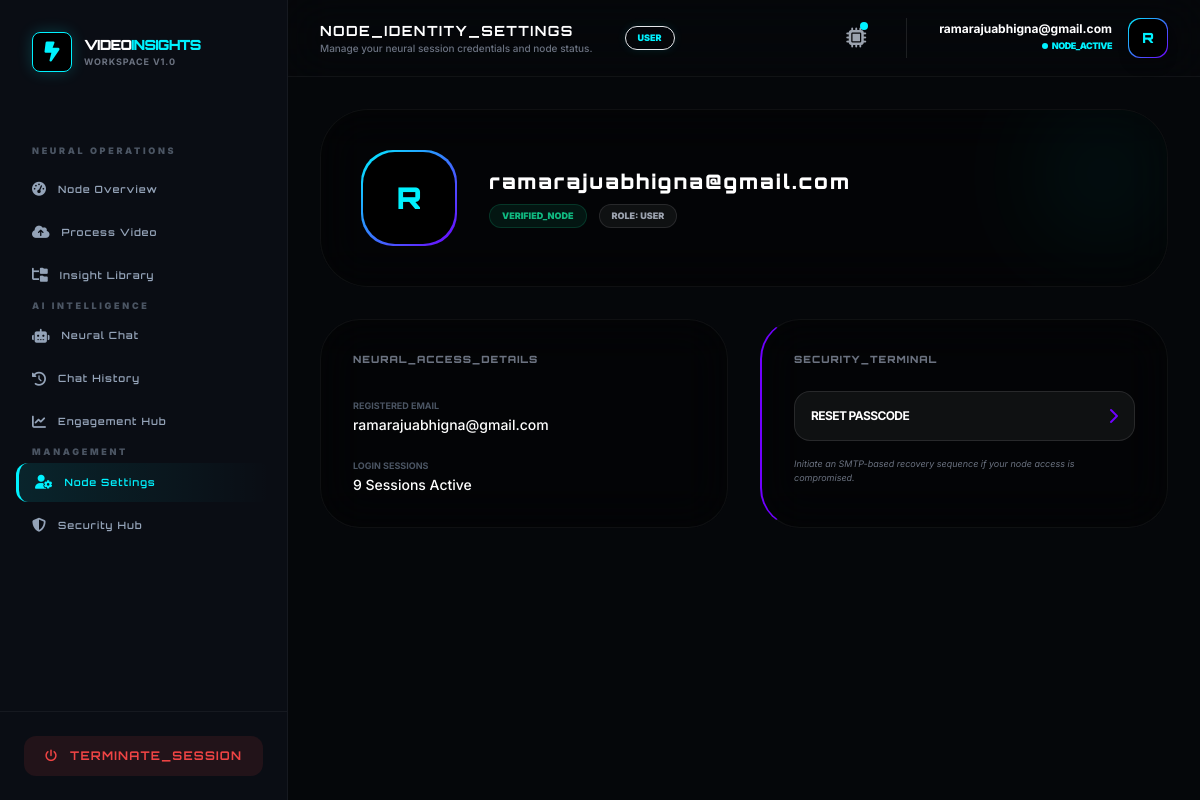
The page /accounts/profile/ (signed in) on the database its author committed.
### accounts/models.py (models this page shows, shortened)
class User(AbstractUser):
    username = None
    email = models.EmailField(unique=True)
    ROLE_CHOICES = (
        ('admin', 'Admin'),
        ('user', 'User'),
    )
    role = models.CharField(max_length=10, choices=ROLE_CHOICES, default='user')
    is_verified = models.BooleanField(default=False)
    login_count = models.PositiveIntegerField(default=0)
    USERNAME_FIELD = 'email'
    REQUIRED_FIELDS = []
    objects = CustomUserManager()

### accounts/views.py (the view)
# urls.py: path('profile/', profile_view, name='profile'),
@login_required
def profile_view(request):
    return render(request, 'accounts/profile.html')

### templates/accounts/profile.html (shortened to what this page needs)
{% extends "base2.html" %}
{% load i18n %}
{% block page_title %}NODE_IDENTITY_SETTINGS{% endblock %}
{% block page_subtitle %}Manage your neural session credentials and node status.{% endblock %}
{% block content %}
<div class="max-w-4xl mx-auto space-y-8 animate-fade-in">
    <div class="bg-black/40 border border-white/5 p-10 rounded-[3rem] backdrop-blur-xl relative overflow-hidden">
        <div class="absolute top-0 right-0 w-32 h-32 bg-[var(--accent-cyan)] opacity-5 blur-[50px]"></div>
        <div class="flex flex-col md:flex-row items-center gap-8 relative z-10">
            <div class="w-24 h-24 rounded-[2rem] bg-gradient-to-br from-[var(--accent-cyan)] to-[var(--accent-purple)] p-[2px]">
                <div class="w-full h-full bg-black rounded-[2rem] flex items-center justify-center text-3xl font-black text-[var(--accent-cyan)] orbitron">
                    {{ user.email|first|upper }}
                </div>
            </div>
            <div class="text-center md:text-left space-y-2">
                <h3 class="orbitron text-xl font-black text-white tracking-widest">{{ user.email }}</h3>
                <div class="flex flex-wrap justify-center md:justify-start gap-3">
                    <span class="bg-emerald-500/10 text-emerald-500 text-[9px] font-black px-3 py-1 rounded-full border border-emerald-500/20 uppercase">
                        {% if user.is_verified %}VERIFIED_NODE{% else %}UNVERIFIED{% endif %}
                    </span>
                    <span class="bg-white/5 text-gray-400 text-[9px] font-black px-3 py-1 rounded-full border border-white/10 uppercase">
                        ROLE: {{ user.role|upper }}
                    </span>
                </div>
            </div>
        </div>
    </div>
    <div class="grid md:grid-cols-2 gap-8">
        <div class="bg-black/40 border border-white/5 p-8 rounded-[2.5rem] backdrop-blur-xl">
            <h4 class="orbitron text-[10px] font-black text-gray-500 uppercase tracking-widest mb-6">Neural_Access_Details</h4>
            <div class="space-y-4">
                <div>
                    <label class="text-[9px] font-bold text-gray-600 uppercase">Registered Email</label>
                    <p class="text-sm text-white font-medium">{{ user.email }}</p>
                </div>
                <div>
                    <label class="text-[9px] font-bold text-gray-600 uppercase">Login Sessions</label>
                    <p class="text-sm text-white font-medium">{{ user.login_count }} Sessions Active</p>
                </div>
            </div>
        </div>
        <div class="bg-black/40 border border-white/5 p-8 rounded-[2.5rem] backdrop-blur-xl border-l-2 border-l-[var(--accent-purple)]">
            <h4 class="orbitron text-[10px] font-black text-gray-500 uppercase tracking-widest mb-6">Security_Terminal</h4>
            <div class="space-y-4">
                <a href="{% url 'password_reset' %}" class="flex items-center justify-between p-4 rounded-2xl bg-white/5 border border-white/10 hover:border-[var(--accent-purple)] transition-all group">
                    <span class="text-xs font-bold text-white uppercase tracking-tighter">Reset Passcode</span>
                    <i class="fa fa-chevron-right text-[var(--accent-purple)] group-hover:translate-x-1 transition-transform"></i>
                </a>
                <p class="text-[9px] text-gray-500 italic">Initiate an SMTP-based recovery sequence if your node access is compromised.</p>
            </div>
        </div>
    </div>
</div>
{% endblock %}

### templates/base2.html (shortened to what this page needs)
<!DOCTYPE html>
<html lang="en">
<head>
    <script src="https://cdn.tailwindcss.com"></script>
    <link rel="stylesheet" href="https://cdnjs.cloudflare.com/ajax/libs/font-awesome/6.4.2/css/all.min.css">
</head>
<body class="min-h-screen flex">
<aside class="w-72 bg-[var(--sidebar-bg)] border-r border-white/5 hidden lg:flex flex-col sticky top-0 h-screen z-50">
    <div class="p-8">
        <a href="/" class="flex items-center gap-3">
            <div class="w-10 h-10 rounded-lg flex items-center justify-center bg-black border border-[var(--accent-cyan)] shadow-[0_0_15px_rgba(0,242,255,0.2)]">
                <i class="fa-solid fa-bolt-lightning text-xl text-[var(--accent-cyan)]"></i>
            </div>
            <div>
                <h2 class="orbitron text-sm font-black text-white tracking-tighter">VIDEO<span class="text-[var(--accent-cyan)]">INSIGHTS</span></h2>
                <p class="text-[9px] text-gray-500 uppercase tracking-widest font-bold">Workspace v1.0</p>
            </div>
        </a>
    </div>
    <nav class="flex-1 px-4 py-4 space-y-1 overflow-y-auto">
        {% if user.role == 'admin' %}
            {% include "partials/sidebar_admin.html" %}
        {% else %}
            {% include "partials/sidebar_user.html" %}
        {% endif %}
    </nav>
    <div class="p-6 border-t border-white/5">
        <a href="{% url 'logout' %}"
           class="flex items-center justify-center gap-3 px-4 py-3 rounded-xl bg-red-500/10 text-red-500 font-bold hover:bg-red-500 hover:text-white transition duration-300 orbitron text-xs tracking-widest">
            <i class="fa-solid fa-power-off"></i> TERMINATE_SESSION
        </a>
    </div>
</aside>
<div class="flex-1 flex flex-col min-w-0">
    <header class="bg-[var(--sidebar-bg)]/80 backdrop-blur-xl border-b border-white/5 sticky top-0 z-40 px-8 py-4 flex justify-between items-center">
        <div class="flex items-center gap-4">
             <div class="hidden sm:block">
                <h1 class="orbitron text-sm font-bold text-white tracking-widest uppercase">
                    {% block page_title %}Operational_Dashboard{% endblock page_title %}
                </h1>
                <p class="text-[10px] text-gray-500 font-medium">
                    {% block page_subtitle %}Synchronizing with Neural Pipeline...{% endblock page_subtitle %}
                </p>
             </div>
             <span class="bg-[var(--accent-cyan)]/10 text-[var(--accent-cyan)] text-[9px] uppercase font-black px-3 py-1 rounded-full ml-4 border border-[var(--accent-cyan)]/20 shadow-[0_0_10px_rgba(0,242,255,0.1)]">
                {{ user.role|default:"User" }}
             </span>
        </div>
        <div class="flex items-center gap-8">
            <div class="relative group">
                <button class="relative p-2 text-gray-400 hover:text-[var(--accent-cyan)] transition-colors">
                    <i class="fa-solid fa-microchip text-xl"></i>
                    <span class="absolute top-1.5 right-1.5 w-2 h-2 bg-[var(--accent-cyan)] rounded-full animate-pulse"></span>
                </button>
            </div>
            <div class="flex items-center gap-4 border-l border-white/10 pl-8">
                <div class="text-right hidden sm:block">
                    <p class="text-xs font-bold text-white leading-none mb-1">{{ user.email }}</p>
                    <p class="text-[9px] text-[var(--accent-cyan)] font-black uppercase flex items-center justify-end gap-1 tracking-tighter">
                        <span class="w-1.5 h-1.5 bg-[var(--accent-cyan)] rounded-full animate-ping"></span> NODE_ACTIVE
                    </p>
                </div>
                <div class="w-10 h-10 rounded-xl bg-gradient-to-br from-[var(--accent-cyan)] to-[var(--accent-purple)] p-[1px] shadow-lg">
                    <div class="w-full h-full bg-black rounded-xl flex items-center justify-center text-[var(--accent-cyan)] font-black orbitron text-sm">
                        {{ user.email|first|upper }}
                    </div>
                </div>
            </div>
        </div>
    </header>
    <main class="flex-1 p-8 overflow-y-auto">
        <div class="max-w-7xl mx-auto animate-fade-in">
            {% block content %}{% endblock content %}
        </div>
    </main>
</div>
</body>
</html>

### templates/base2.html (style rules this page uses)
:root { --bg-workspace: #05070a; --sidebar-bg: #0a0d14; --accent-cyan: #00f2ff; --accent-purple: #7000ff; --card-dark: #10141d; }
body { font-family: 'Inter', sans-serif; background-color: var(--bg-workspace); color: #e2e8f0; }
.orbitron { font-family: 'Orbitron', sans-serif; }
.animate-fade-in { animation: fadeIn 0.3s ease-out; }

### rows shown on the page
User: role "USER", email "ramarajuabhigna@gmail.com", email|first "R", login_count "9"
